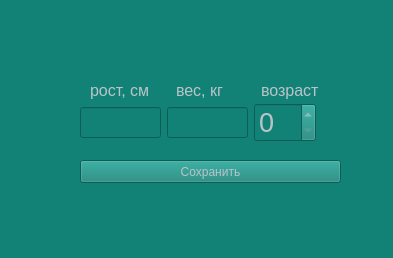
<?xml version="1.0" encoding="UTF-8"?>
<ui version="4.0">
 <class>Form</class>
 <widget class="QWidget" name="Form">
  <property name="geometry">
   <rect>
    <x>0</x>
    <y>0</y>
    <width>393</width>
    <height>258</height>
   </rect>
  </property>
  <property name="windowTitle">
   <string>Form</string>
  </property>
  <property name="styleSheet">
   <string notr="true">background-color:rgb(18, 130, 119)</string>
  </property>
  <widget class="QWidget" name="horizontalLayoutWidget">
   <property name="geometry">
    <rect>
     <x>80</x>
     <y>100</y>
     <width>236</width>
     <height>45</height>
    </rect>
   </property>
   <layout class="QHBoxLayout" name="input_data">
    <item>
     <widget class="QLineEdit" name="height">
      <property name="font">
       <font>
        <pointsize>14</pointsize>
       </font>
      </property>
      <property name="text">
       <string/>
      </property>
     </widget>
    </item>
    <item>
     <widget class="QLineEdit" name="weight">
      <property name="font">
       <font>
        <pointsize>14</pointsize>
       </font>
      </property>
      <property name="text">
       <string/>
      </property>
     </widget>
    </item>
    <item>
     <widget class="QSpinBox" name="age">
      <property name="font">
       <font>
        <pointsize>20</pointsize>
       </font>
      </property>
      <property name="styleSheet">
       <string notr="true">color:  rgb(185, 196, 201)</string>
      </property>
     </widget>
    </item>
   </layout>
  </widget>
  <widget class="QPushButton" name="save_characteristics">
   <property name="geometry">
    <rect>
     <x>80</x>
     <y>160</y>
     <width>261</width>
     <height>23</height>
    </rect>
   </property>
   <property name="styleSheet">
    <string notr="true">color:  rgb(185, 196, 201)</string>
   </property>
   <property name="text">
    <string>Сохранить</string>
   </property>
  </widget>
  <widget class="QWidget" name="horizontalLayoutWidget_2">
   <property name="geometry">
    <rect>
     <x>90</x>
     <y>80</y>
     <width>251</width>
     <height>21</height>
    </rect>
   </property>
   <layout class="QHBoxLayout" name="label_data">
    <item>
     <widget class="QLabel" name="height_2">
      <property name="font">
       <font>
        <pointsize>12</pointsize>
       </font>
      </property>
      <property name="styleSheet">
       <string notr="true">color:  rgb(185, 196, 201)</string>
      </property>
      <property name="text">
       <string>рост, см</string>
      </property>
     </widget>
    </item>
    <item>
     <widget class="QLabel" name="weight_2">
      <property name="font">
       <font>
        <pointsize>12</pointsize>
       </font>
      </property>
      <property name="styleSheet">
       <string notr="true">color:  rgb(185, 196, 201)</string>
      </property>
      <property name="text">
       <string>вес, кг</string>
      </property>
     </widget>
    </item>
    <item>
     <widget class="QLabel" name="age_2">
      <property name="font">
       <font>
        <pointsize>12</pointsize>
       </font>
      </property>
      <property name="styleSheet">
       <string notr="true">color:  rgb(185, 196, 201)</string>
      </property>
      <property name="text">
       <string>возраст</string>
      </property>
     </widget>
    </item>
   </layout>
  </widget>
 </widget>
 <resources/>
 <connections/>
</ui>
